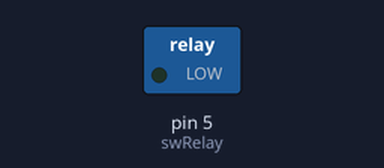
A sketch run on a simulated Arduino Uno, built with avr-gcc and run on an emulated ATmega328P. Shown: switched loads named in the sketch (green lamp = pin HIGH). What the sketch prints to the serial monitor is not drawn.

Above: at 0.1 s.
At 10.1 s:
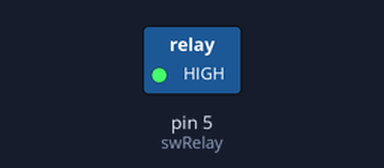
Timing chart, 0 to 11.6 s (numbered marks = the images above):
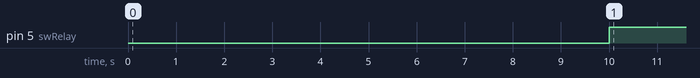

The sketch:

ml-spalna-v02.ino
```cpp
static uint32_t timerOff;

int swRF = 6;
int swRelay = 5;

void setup () {
  Serial.begin(9600);
  delay(10);

  timerOff = 10000;

  //pinMode(swRF, OUTPUT);
  pinMode(swRelay, OUTPUT);

  Serial.println(F("Hned zapnm rele"));
  //digitalWrite(swRF, LOW);
  digitalWrite(swRelay, LOW);
}

void loop () {
  if (millis() > timerOff) {
    //vypnem system
    digitalWrite(swRelay, HIGH);
  }
}
```

Measured:
- by itself, pin 5 (swRelay): LOW → HIGH at 10.0 s
